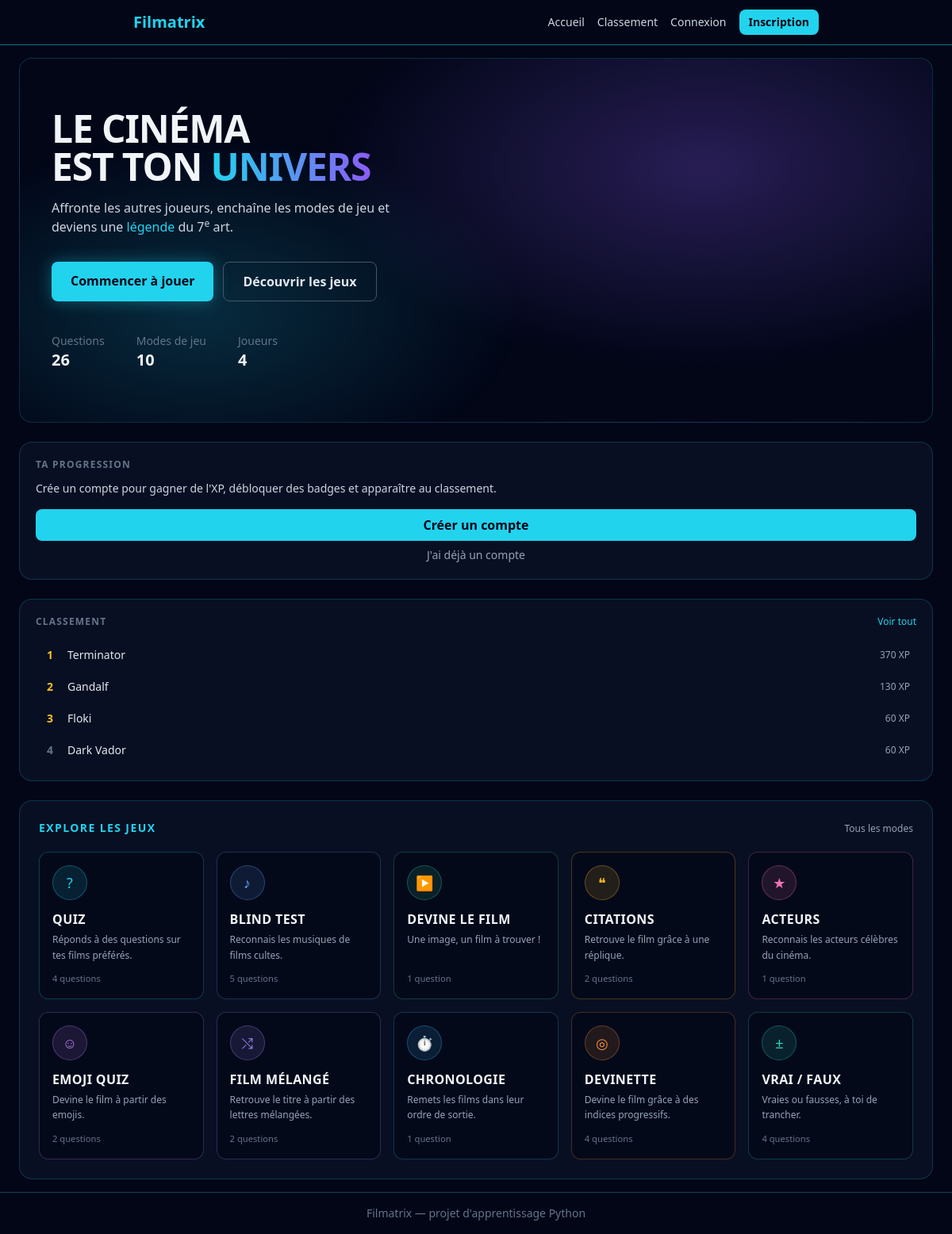
The page / on the database its author committed.
### src/models.py (models this page shows, shortened)
class User(db.Model, UserMixin):
    __tablename__ = "users"
    id = db.Column(db.Integer, primary_key=True)
    username = db.Column(db.String(50), unique=True, nullable=False)
    email = db.Column(db.String(120), unique=True, nullable=False)
    password_hash = db.Column(db.String(255), nullable=False)
    total_xp = db.Column(db.Integer, nullable=False, default=0)
    coins = db.Column(db.Integer, nullable=False, default=0)
    equipped_title = db.Column(db.String(50), nullable=True)

### app.py (the view)
    @app.route("/")
    def home() -> str:
        question_counts = dict(
            db.session.query(Question.mode, func.count(Question.id))
            .group_by(Question.mode)
            .all()
        )
        playable_modes = [
            dict(mode, question_count=question_counts.get(mode["slug"], 0))
            for mode in GAME_MODES
            if question_counts.get(mode["slug"], 0) > 0
        ]
        top_players = User.query.order_by(User.total_xp.desc()).limit(5).all()
        level_info = None
        correct_count = 0
        if current_user.is_authenticated:
            level_info = calculate_level(current_user.total_xp)
            correct_count = Attempt.query.filter_by(
                user_id=current_user.id, is_correct=True
            ).count()
        return render_template(
            "accueil.html",
            modes=playable_modes,
            top_players=top_players,
            level_info=level_info,
            correct_count=correct_count,
            total_questions=sum(question_counts.values()),
            total_players=User.query.count(),
        )

### templates/accueil.html
{% extends "base.html" %}
{% block content %}
<div class="max-w-6xl mx-auto flex flex-col gap-6">
    <div class="grid gap-6 xl:grid-cols-[1fr_20rem] items-start">
        <section class="hero-glow relative overflow-hidden rounded-2xl border border-cyan-400/20 bg-slate-900/60 px-6 py-12 sm:px-10 sm:py-16">
            <h1 class="text-4xl sm:text-5xl font-extrabold leading-tight tracking-tight">
                LE CINÉMA<br>
                EST TON
                <span class="bg-gradient-to-r from-cyan-400 to-violet-500 bg-clip-text text-transparent">UNIVERS</span>
            </h1>
            <p class="mt-4 max-w-md text-slate-300">
                Affronte les autres joueurs, enchaîne les modes de jeu
                et deviens une <span class="text-cyan-400">légende</span> du 7<sup>e</sup> art.
            </p>
            <div class="mt-8 flex flex-wrap gap-3">
                <a href="{{ url_for('modes') }}"
                   class="bg-cyan-400 hover:bg-cyan-300 text-slate-950 font-bold px-6 py-3 rounded-lg shadow-[0_0_20px_rgba(34,211,238,0.35)] transition">
                    Commencer à jouer
                </a>
                <a href="#modes"
                   class="border border-slate-600 hover:border-cyan-400 hover:text-cyan-400 text-slate-200 font-bold px-6 py-3 rounded-lg transition">
                    Découvrir les jeux
                </a>
            </div>
            <dl class="mt-10 flex flex-wrap gap-x-10 gap-y-4 text-sm">
                <div>
                    <dt class="text-slate-500">Questions</dt>
                    <dd class="text-xl font-bold text-slate-100">{{ total_questions }}</dd>
                </div>
                <div>
                    <dt class="text-slate-500">Modes de jeu</dt>
                    <dd class="text-xl font-bold text-slate-100">{{ modes | length }}</dd>
                </div>
                <div>
                    <dt class="text-slate-500">Joueurs</dt>
                    <dd class="text-xl font-bold text-slate-100">{{ total_players }}</dd>
                </div>
            </dl>
        </section>
        <aside class="flex flex-col gap-6">
            {% if current_user.is_authenticated %}
            <section class="rounded-2xl border border-cyan-400/20 bg-slate-900/60 p-5">
                <h2 class="text-xs font-bold uppercase tracking-widest text-slate-500 mb-4">Progression</h2>
                <div class="flex items-center gap-4">
                    <div class="flex h-16 w-16 shrink-0 items-center justify-center rounded-full border-2 border-cyan-400 text-2xl font-extrabold text-cyan-400">
                        {{ level_info.level }}
                    </div>
                    <div class="min-w-0 flex-1">
                        <p class="font-bold">Niveau {{ level_info.level }}</p>
                        <div class="mt-2 h-2 w-full overflow-hidden rounded-full bg-slate-800">
                            <div class="h-2 rounded-full bg-gradient-to-r from-cyan-400 to-violet-500"
                                 style="width: {{ (level_info.xp_in_current_level / level_info.xp_for_next_level * 100) | round(1) }}%"></div>
                        </div>
                        <p class="mt-1 text-xs text-slate-500">
                            {{ level_info.xp_in_current_level }} / {{ level_info.xp_for_next_level }} XP
                        </p>
                    </div>
                </div>
                <div class="mt-5 grid grid-cols-3 gap-2 border-t border-slate-800 pt-4 text-center">
                    <div>
                        <p class="text-lg font-bold text-amber-400">{{ current_user.coins }}</p>
                        <p class="text-[0.65rem] uppercase tracking-wider text-slate-500">Pièces</p>
                    </div>
                    <div>
                        <p class="text-lg font-bold text-violet-400">{{ current_user.badges | length }}</p>
                        <p class="text-[0.65rem] uppercase tracking-wider text-slate-500">Badges</p>
                    </div>
                    <div>
                        <p class="text-lg font-bold text-emerald-400">{{ correct_count }}</p>
                        <p class="text-[0.65rem] uppercase tracking-wider text-slate-500">Réussies</p>
                    </div>
                </div>
            </section>
            {% else %}
            <section class="rounded-2xl border border-cyan-400/20 bg-slate-900/60 p-5">
                <h2 class="text-xs font-bold uppercase tracking-widest text-slate-500 mb-3">Ta progression</h2>
                <p class="text-sm text-slate-300">
                    Crée un compte pour gagner de l'XP, débloquer des badges
                    et apparaître au classement.
                </p>
                <a href="{{ url_for('register') }}"
                   class="mt-4 block rounded-lg bg-cyan-400 px-4 py-2 text-center font-bold text-slate-950 transition hover:bg-cyan-300">
                    Créer un compte
                </a>
                <a href="{{ url_for('login') }}"
                   class="mt-2 block text-center text-sm text-slate-400 transition hover:text-cyan-400">
                    J'ai déjà un compte
                </a>
            </section>
            {% endif %}
            <section class="rounded-2xl border border-cyan-400/20 bg-slate-900/60 p-5">
                <div class="mb-4 flex items-baseline justify-between">
                    <h2 class="text-xs font-bold uppercase tracking-widest text-slate-500">Classement</h2>
                    <a href="{{ url_for('leaderboard') }}" class="text-xs text-cyan-400 transition hover:text-cyan-300">
                        Voir tout
                    </a>
                </div>
                {% if top_players %}
                <ol class="flex flex-col gap-1">
                    {% for player in top_players %}
                    {% set is_me = current_user.is_authenticated and player.id == current_user.id %}
                    <li class="flex items-center gap-3 rounded-lg px-2 py-2 text-sm {% if is_me %}bg-cyan-400/10 ring-1 ring-cyan-400/40{% endif %}">
                        <span class="w-5 shrink-0 text-center font-bold {% if loop.index <= 3 %}text-amber-400{% else %}text-slate-500{% endif %}">
                            {{ loop.index }}
                        </span>
                        <span class="min-w-0 flex-1 truncate {% if is_me %}text-cyan-300 font-bold{% else %}text-slate-200{% endif %}">
                            {{ player.username }}
                        </span>
                        <span class="shrink-0 text-xs text-slate-400">{{ player.total_xp }} XP</span>
                    </li>
                    {% endfor %}
                </ol>
                {% else %}
                <p class="text-sm text-slate-500">Aucun joueur classé pour le moment.</p>
                {% endif %}
            </section>
        </aside>
    </div>
    <section id="modes" class="rounded-2xl border border-cyan-400/20 bg-slate-900/60 p-5 sm:p-6">
        <div class="mb-5 flex items-baseline justify-between">
            <h2 class="text-sm font-bold uppercase tracking-widest text-cyan-400">Explore les jeux</h2>
            <a href="{{ url_for('modes') }}" class="text-xs text-slate-400 transition hover:text-cyan-400">
                Tous les modes
            </a>
        </div>
        {% if modes %}
        <div class="grid grid-cols-2 gap-4 sm:grid-cols-3 lg:grid-cols-5">
            {% for mode in modes %}
            <a href="{{ url_for('quiz', mode=mode.slug, position=1) }}"
               style="--accent: {{ mode.accent }}"
               class="accent-card flex flex-col rounded-xl border bg-slate-950/60 p-4 transition">
                <span class="accent-icon mb-3 flex h-11 w-11 items-center justify-center rounded-full border text-lg">
                    {{ mode.icon }}
                </span>
                <p class="font-bold uppercase tracking-wide text-slate-100">{{ mode.name }}</p>
                <p class="mt-1 flex-1 text-xs leading-relaxed text-slate-400">{{ mode.description }}</p>
                <p class="mt-3 text-[0.7rem] text-slate-500">
                    {{ mode.question_count }} question{{ 's' if mode.question_count > 1 else '' }}
                </p>
            </a>
            {% endfor %}
        </div>
        {% else %}
        <p class="text-sm text-slate-500">
            Aucune question en base pour le moment. Lance <code class="text-slate-400">seed_db.py</code> pour en charger.
        </p>
        {% endif %}
    </section>
</div>
{% endblock %}

### templates/base.html (shortened to what this page needs)
<!DOCTYPE html>
<html lang="fr">
<head>
    <link rel="stylesheet" href="{{ url_for('static', filename='css/output.css') }}">
</head>
<body class="bg-slate-950 text-slate-100 min-h-screen flex flex-col">
    <header class="border-b border-cyan-400/50">
    <nav class="max-w-4xl mx-auto px-4 py-3">
        <div class="flex items-center justify-between">
            <a href="{{ url_for('home') }}" class="text-xl font-bold text-cyan-400">
                Filmatrix
            </a>
            <div class="flex items-center gap-4">
                <div class="hidden md:flex items-center gap-4 text-sm">
                    <a href="{{ url_for('home') }}" class="text-slate-300 hover:text-cyan-400 transition">Accueil</a>
                    <a href="{{ url_for('leaderboard') }}" class="text-slate-300 hover:text-cyan-400 transition">Classement</a>
                    {% if current_user.is_authenticated %}
                        <a href="{{ url_for('profile') }}" class="text-slate-300 hover:text-cyan-400 transition">Mon profil</a>
                        <a href="{{ url_for('shop') }}" class="text-slate-300 hover:text-cyan-400 transition">Boutique</a>
                        <a href="{{ url_for('logout') }}" class="text-slate-300 hover:text-cyan-400 transition">Déconnexion</a>
                    {% else %}
                        <a href="{{ url_for('login') }}" class="text-slate-300 hover:text-cyan-400 transition">Connexion</a>
                        <a href="{{ url_for('register') }}" class="bg-cyan-400 hover:bg-cyan-300 text-slate-950 font-bold px-3 py-1.5 rounded-lg transition">Inscription</a>
                    {% endif %}
                </div>
            </div>
        </div>
    </nav>
</header>
    <main class="flex-1 p-4">
        {% block content %}{% endblock %}
    </main>
    <footer class="border-t border-cyan-400/30 text-center text-slate-500 text-sm py-4">
        Filmatrix — projet d'apprentissage Python
    </footer>
</body>
</html>

### templates/base.html (style rules this page uses)
.hero-glow { background: radial-gradient(60% 80% at 75% 30%, rgba(139, 92, 246, 0.28), transparent 70%), radial-gradient(50% 70% at 20% 70%, rgba(34, 211, 238, 0.18), transparent 70%); }
.accent-card { border-color: color-mix(in srgb, var(--accent) 25%, transparent); }
.accent-icon { color: var(--accent); background-color: color-mix(in srgb, var(--accent) 12%, transparent); border-color: color-mix(in srgb, var(--accent) 30%, transparent); }

### rows shown on the page
User: username "Terminator", total_xp "370"
User: username "Gandalf", total_xp "130"
User: username "Floki", total_xp "60"
User: username "Dark Vador", total_xp "60"

### other values the page prints
{{ total_questions }} "26"
{{ modes | length }} "10"
{{ total_players }} "4"
{{ mode.icon }} "?" "♪" "▶" "❝" "★" "☺" "⤭" "⏱" "◎" "±"
{{ mode.name }} "QUIZ" "BLIND TEST" "DEVINE LE FILM" "CITATIONS" "ACTEURS" "EMOJI QUIZ" "FILM MÉLANGÉ" "CHRONOLOGIE" "DEVINETTE" "VRAI / FAUX"
{{ mode.description }} "Réponds à des questions sur tes films préférés." "Reconnais les musiques de films cultes." "Une image, un film à trouver !" "Retrouve le film grâce à une réplique." "Reconnais les acteurs célèbres du cinéma." "Devine le film à partir des emojis." "Retrouve le titre à partir des lettres mélangées." "Remets les films dans leur ordre de sortie." "Devine le film grâce à des indices progressifs." "Vraies ou fausses, à toi de trancher."
{{ mode.question_count }} "4" "5" "1" "2" "1" "2" "2" "1" "4" "4"
{{ 's' if mode.question_count > 1 else '' }} "s" "s" "s" "s" "s" "s" "s"
